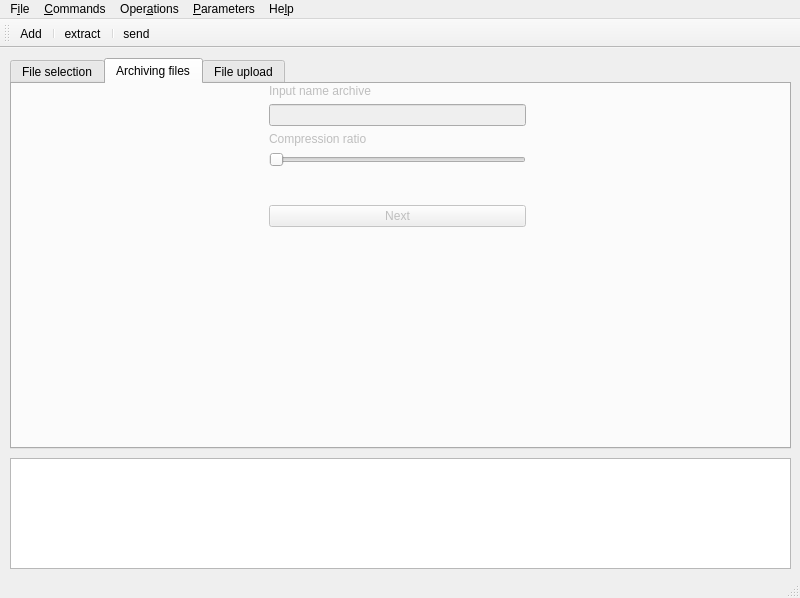
<?xml version="1.0" encoding="UTF-8"?>
<ui version="4.0">
 <class>MainWindow</class>
 <widget class="QMainWindow" name="MainWindow">
  <property name="geometry">
   <rect>
    <x>0</x>
    <y>0</y>
    <width>800</width>
    <height>598</height>
   </rect>
  </property>
  <property name="windowTitle">
   <string>Parthenos</string>
  </property>
  <widget class="QWidget" name="centralwidget">
   <widget class="QTabWidget" name="tabWidget">
    <property name="enabled">
     <bool>true</bool>
    </property>
    <property name="geometry">
     <rect>
      <x>10</x>
      <y>10</y>
      <width>781</width>
      <height>391</height>
     </rect>
    </property>
    <property name="currentIndex">
     <number>1</number>
    </property>
    <property name="usesScrollButtons">
     <bool>true</bool>
    </property>
    <widget class="QWidget" name="tab">
     <attribute name="title">
      <string>File selection</string>
     </attribute>
     <widget class="QWidget" name="verticalLayoutWidget">
      <property name="geometry">
       <rect>
        <x>10</x>
        <y>0</y>
        <width>751</width>
        <height>351</height>
       </rect>
      </property>
      <layout class="QVBoxLayout" name="verticalLayout">
       <item>
        <layout class="QGridLayout" name="gridLayout">
         <item row="0" column="1">
          <widget class="QPushButton" name="add_files">
           <property name="text">
            <string>add files</string>
           </property>
          </widget>
         </item>
         <item row="0" column="0">
          <widget class="QPushButton" name="add_dir">
           <property name="text">
            <string>add directory</string>
           </property>
          </widget>
         </item>
         <item row="0" column="3">
          <spacer name="horizontalSpacer">
           <property name="orientation">
            <enum>Qt::Horizontal</enum>
           </property>
           <property name="sizeType">
            <enum>QSizePolicy::Preferred</enum>
           </property>
           <property name="sizeHint" stdset="0">
            <size>
             <width>20</width>
             <height>20</height>
            </size>
           </property>
          </spacer>
         </item>
         <item row="4" column="3">
          <spacer name="horizontalSpacer_2">
           <property name="orientation">
            <enum>Qt::Horizontal</enum>
           </property>
           <property name="sizeHint" stdset="0">
            <size>
             <width>40</width>
             <height>20</height>
            </size>
           </property>
          </spacer>
         </item>
         <item row="4" column="1">
          <widget class="QPushButton" name="goto_archive">
           <property name="text">
            <string>Go to Archiving files</string>
           </property>
          </widget>
         </item>
        </layout>
       </item>
       <item>
        <layout class="QHBoxLayout" name="horizontalLayout">
         <item>
          <widget class="QTreeView" name="treeView"/>
         </item>
         <item>
          <widget class="QPushButton" name="add_to_index">
           <property name="text">
            <string>add to index</string>
           </property>
          </widget>
         </item>
         <item>
          <widget class="QListWidget" name="listWidget"/>
         </item>
        </layout>
       </item>
      </layout>
     </widget>
    </widget>
    <widget class="QWidget" name="tab_2">
     <property name="enabled">
      <bool>false</bool>
     </property>
     <property name="mouseTracking">
      <bool>false</bool>
     </property>
     <property name="focusPolicy">
      <enum>Qt::NoFocus</enum>
     </property>
     <attribute name="title">
      <string>Archiving files</string>
     </attribute>
     <widget class="QWidget" name="gridLayoutWidget">
      <property name="geometry">
       <rect>
        <x>0</x>
        <y>0</y>
        <width>771</width>
        <height>351</height>
       </rect>
      </property>
      <layout class="QGridLayout" name="gridLayout_2">
       <item row="7" column="0">
        <spacer name="verticalSpacer">
         <property name="orientation">
          <enum>Qt::Vertical</enum>
         </property>
         <property name="sizeHint" stdset="0">
          <size>
           <width>20</width>
           <height>40</height>
          </size>
         </property>
        </spacer>
       </item>
       <item row="8" column="0">
        <spacer name="verticalSpacer_3">
         <property name="orientation">
          <enum>Qt::Vertical</enum>
         </property>
         <property name="sizeHint" stdset="0">
          <size>
           <width>20</width>
           <height>40</height>
          </size>
         </property>
        </spacer>
       </item>
       <item row="9" column="0">
        <spacer name="verticalSpacer_2">
         <property name="orientation">
          <enum>Qt::Vertical</enum>
         </property>
         <property name="sizeHint" stdset="0">
          <size>
           <width>20</width>
           <height>40</height>
          </size>
         </property>
        </spacer>
       </item>
       <item row="2" column="0">
        <spacer name="horizontalSpacer_3">
         <property name="orientation">
          <enum>Qt::Horizontal</enum>
         </property>
         <property name="sizeHint" stdset="0">
          <size>
           <width>40</width>
           <height>20</height>
          </size>
         </property>
        </spacer>
       </item>
       <item row="2" column="2">
        <spacer name="horizontalSpacer_4">
         <property name="orientation">
          <enum>Qt::Horizontal</enum>
         </property>
         <property name="sizeHint" stdset="0">
          <size>
           <width>40</width>
           <height>20</height>
          </size>
         </property>
        </spacer>
       </item>
       <item row="6" column="1">
        <widget class="QSlider" name="horizontalSlider">
         <property name="orientation">
          <enum>Qt::Horizontal</enum>
         </property>
        </widget>
       </item>
       <item row="2" column="1">
        <widget class="QLineEdit" name="lineEdit"/>
       </item>
       <item row="1" column="1">
        <widget class="QLabel" name="label">
         <property name="text">
          <string>Input name archive</string>
         </property>
        </widget>
       </item>
       <item row="5" column="1">
        <widget class="QLabel" name="label_2">
         <property name="text">
          <string>Compression ratio</string>
         </property>
        </widget>
       </item>
       <item row="7" column="1">
        <widget class="QPushButton" name="pushButton">
         <property name="text">
          <string>Next</string>
         </property>
        </widget>
       </item>
      </layout>
     </widget>
    </widget>
    <widget class="QWidget" name="tab_3">
     <property name="enabled">
      <bool>false</bool>
     </property>
     <attribute name="title">
      <string>File upload</string>
     </attribute>
    </widget>
   </widget>
   <widget class="QTextEdit" name="textEdit">
    <property name="geometry">
     <rect>
      <x>10</x>
      <y>410</y>
      <width>781</width>
      <height>111</height>
     </rect>
    </property>
    <property name="readOnly">
     <bool>true</bool>
    </property>
   </widget>
  </widget>
  <widget class="QMenuBar" name="menubar">
   <property name="geometry">
    <rect>
     <x>0</x>
     <y>0</y>
     <width>800</width>
     <height>30</height>
    </rect>
   </property>
   <widget class="QMenu" name="menuFile">
    <property name="title">
     <string>F&amp;ile</string>
    </property>
    <addaction name="actionOpen"/>
    <addaction name="actionClose"/>
    <addaction name="actionSave_As"/>
    <addaction name="actionClose_pickling"/>
    <addaction name="actionSettings"/>
    <addaction name="actionPrint"/>
    <addaction name="actionExit"/>
   </widget>
   <widget class="QMenu" name="menuEdit">
    <property name="title">
     <string>&amp;Commands</string>
    </property>
   </widget>
   <widget class="QMenu" name="menuOperations">
    <property name="title">
     <string>Oper&amp;ations</string>
    </property>
   </widget>
   <widget class="QMenu" name="menuParameters">
    <property name="title">
     <string>&amp;Parameters</string>
    </property>
   </widget>
   <widget class="QMenu" name="menuHelp">
    <property name="title">
     <string>He&amp;lp</string>
    </property>
    <addaction name="actionFind_Action"/>
    <addaction name="actionHelp"/>
    <addaction name="actionGetting_started"/>
    <addaction name="actionKeymap_referance"/>
    <addaction name="actionRegistre"/>
    <addaction name="actionCheck_for_updates"/>
    <addaction name="actionabout"/>
   </widget>
   <addaction name="menuFile"/>
   <addaction name="menuEdit"/>
   <addaction name="menuOperations"/>
   <addaction name="menuParameters"/>
   <addaction name="menuHelp"/>
  </widget>
  <widget class="QStatusBar" name="statusbar"/>
  <widget class="QToolBar" name="toolBar">
   <property name="windowTitle">
    <string>toolBar</string>
   </property>
   <attribute name="toolBarArea">
    <enum>TopToolBarArea</enum>
   </attribute>
   <attribute name="toolBarBreak">
    <bool>false</bool>
   </attribute>
   <addaction name="actionAdd"/>
   <addaction name="separator"/>
   <addaction name="actionextract"/>
   <addaction name="separator"/>
   <addaction name="actionsend"/>
  </widget>
  <action name="actionOpen">
   <property name="text">
    <string>&amp;New pickling...</string>
   </property>
  </action>
  <action name="actionClose">
   <property name="text">
    <string>&amp;Open pickling...</string>
   </property>
  </action>
  <action name="actionFind_Action">
   <property name="text">
    <string>&amp;Find Action</string>
   </property>
  </action>
  <action name="actionHelp">
   <property name="text">
    <string>&amp;Help</string>
   </property>
  </action>
  <action name="actionGetting_started">
   <property name="text">
    <string>&amp;Getting started</string>
   </property>
  </action>
  <action name="actionKeymap_referance">
   <property name="text">
    <string>&amp;Keymap reference</string>
   </property>
  </action>
  <action name="actionRegistre">
   <property name="text">
    <string>&amp;Registre</string>
   </property>
  </action>
  <action name="actionCheck_for_updates">
   <property name="text">
    <string>&amp;Check for updates</string>
   </property>
  </action>
  <action name="actionabout">
   <property name="text">
    <string>&amp;about</string>
   </property>
  </action>
  <action name="actionSave_As">
   <property name="text">
    <string>&amp;Save As</string>
   </property>
  </action>
  <action name="actionClose_pickling">
   <property name="text">
    <string>&amp;Close pickling</string>
   </property>
  </action>
  <action name="actionSettings">
   <property name="text">
    <string>Sett&amp;ings</string>
   </property>
  </action>
  <action name="actionPrint">
   <property name="text">
    <string>&amp;Print</string>
   </property>
  </action>
  <action name="actionExit">
   <property name="text">
    <string>&amp;Exit</string>
   </property>
  </action>
  <action name="actionAdd">
   <property name="icon">
    <iconset resource="icons/icons.qrc">
     <normaloff>:/add.png</normaloff>:/add.png</iconset>
   </property>
   <property name="text">
    <string>Add</string>
   </property>
   <property name="toolTip">
    <string>&lt;html&gt;&lt;head/&gt;&lt;body&gt;&lt;p&gt;ADD&lt;/p&gt;&lt;/body&gt;&lt;/html&gt;</string>
   </property>
   <property name="shortcut">
    <string>Ctrl+T</string>
   </property>
  </action>
  <action name="actionextract">
   <property name="icon">
    <iconset resource="icons/icons.qrc">
     <normaloff>:/extract.png</normaloff>:/extract.png</iconset>
   </property>
   <property name="text">
    <string>extract</string>
   </property>
   <property name="shortcut">
    <string>Ctrl+Z</string>
   </property>
  </action>
  <action name="actionsend">
   <property name="icon">
    <iconset resource="icons/icons.qrc">
     <normaloff>:/send.png</normaloff>:/send.png</iconset>
   </property>
   <property name="text">
    <string>send</string>
   </property>
   <property name="toolTip">
    <string>&lt;html&gt;&lt;head/&gt;&lt;body&gt;&lt;p&gt;Send&lt;/p&gt;&lt;/body&gt;&lt;/html&gt;</string>
   </property>
  </action>
 </widget>
 <resources>
  <include location="icons/icons.qrc"/>
 </resources>
 <connections/>
</ui>
